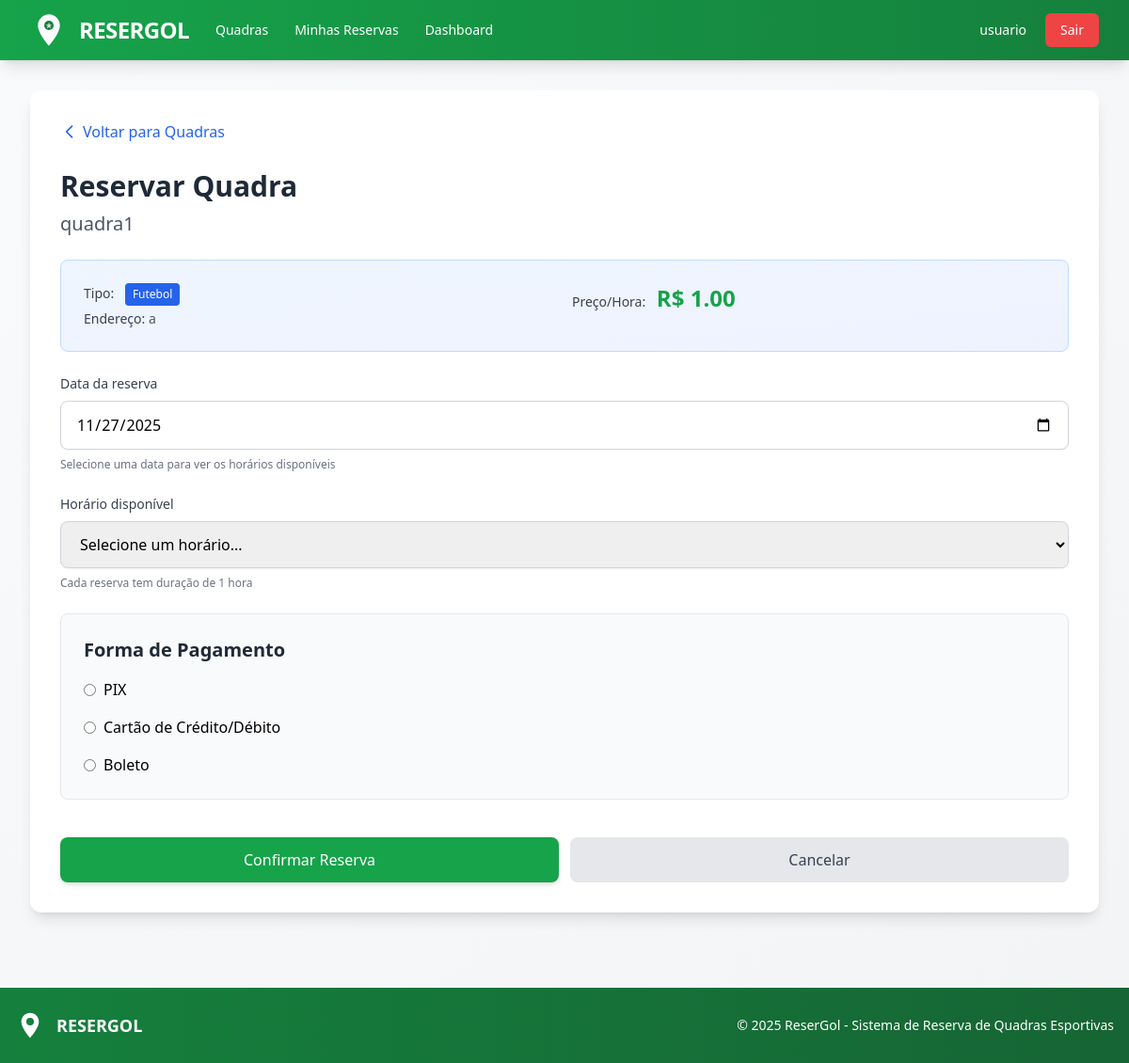
The page /reservar/1 (signed in) on the database its author committed.
### models/usuario_model.py (models this page shows, shortened)
class Usuario(UserMixin, db.Model):
    id = db.Column(db.Integer, primary_key=True)
    nome = db.Column(db.String(100), nullable=False)
    email = db.Column(db.String(120), unique=True, nullable=False)
    senha_hash = db.Column(db.String(200), nullable=False)
    role = db.Column(db.String(20), default='usuario', nullable=False)  # 'usuario', 'dono_quadra', 'admin'
    tentativas_login = db.Column(db.Integer, default=0)
    bloqueado_ate = db.Column(db.DateTime, nullable=True)
    quadras = db.relationship('Quadra', backref='dono', lazy=True, cascade='all, delete-orphan')
    def is_admin(self):
        return self.role == 'admin'
    def is_dono_quadra(self):
        return self.role == 'dono_quadra' or self.role == 'admin'

### models/quadra_model.py (models this page shows, shortened)
class Quadra(db.Model):
    __tablename__ = "quadra"
    id = db.Column(db.Integer, primary_key=True)
    nome = db.Column(db.String(100), nullable=False)
    endereco = db.Column(db.String(200), nullable=False)
    tipo = db.Column(db.String(50), nullable=False)
    descricao = db.Column(db.Text)
    preco_hora = db.Column(db.Float, nullable=False)
    ativa = db.Column(db.Boolean, default=True)
    dono_id = db.Column(db.Integer, db.ForeignKey('usuario.id'), nullable=False)
    criado_em = db.Column(db.DateTime, default=db.func.current_timestamp())
    datas_disponiveis = db.relationship(
        "DataDisponivel",
        backref="quadra",
        cascade="all, delete-orphan",
        lazy="dynamic",
        order_by="DataDisponivel.data"
    )

### app.py (the view)
@app.route('/reservar/<int:quadra_id>', methods=['GET', 'POST'])
@login_required
def reservar_quadra(quadra_id):
    from controllers.reserva_controller import ReservaController
    return ReservaController.reservar(quadra_id)

### app.py (called while the page is built)
@login_manager.user_loader
def load_user(user_id):
    return Usuario.query.get(int(user_id))

### templates/reservas/reservar.html (shortened to what this page needs)
{% extends "base.html" %}
{% block content %}
<div class="mb-6">
    <a href="{{ url_for('listar_quadras') }}" class="inline-flex items-center text-blue-600 hover:text-blue-700 font-medium">
        <svg class="w-5 h-5 mr-1" fill="none" stroke="currentColor" viewBox="0 0 24 24">
            <path stroke-linecap="round" stroke-linejoin="round" stroke-width="2" d="M15 19l-7-7 7-7"></path>
        </svg>
        Voltar para Quadras
    </a>
</div>
<h2 class="text-3xl font-bold text-gray-800 mb-2">Reservar Quadra</h2>
<p class="text-xl text-gray-600 mb-6">{{ quadra.nome }}</p>
<div class="bg-gradient-to-br from-blue-50 to-indigo-50 border border-blue-200 rounded-lg p-6 mb-6">
    <div class="grid grid-cols-1 md:grid-cols-2 gap-4">
        <div>
            <p class="text-sm text-gray-600 mb-1">
                <span class="font-medium text-gray-700">Tipo:</span>
                <span class="inline-block ml-2 px-2 py-1 bg-blue-600 text-white rounded text-xs font-medium">
                    {{ quadra.tipo|capitalize }}
                </span>
            </p>
            <p class="text-sm text-gray-600">
                <span class="font-medium text-gray-700">Endereço:</span> {{ quadra.endereco }}
            </p>
        </div>
        <div>
            <p class="text-sm text-gray-600">
                <span class="font-medium text-gray-700">Preço/Hora:</span>
                <span class="text-2xl font-bold text-green-600 ml-2">R$ {{ "%.2f"|format(quadra.preco_hora) }}</span>
            </p>
        </div>
    </div>
</div>
<form method="POST" class="space-y-6">
    <div>
        <label for="data" class="block text-sm font-medium text-gray-700 mb-2">Data da reserva</label>
        <input type="date"
               id="data"
               name="data"
               value="{{ data_escolhida }}"
               min="{{ data_escolhida }}"
               onchange="this.form.submit()"
               required
               class="w-full px-4 py-3 border border-gray-300 rounded-lg shadow-sm focus:outline-none focus:ring-2 focus:ring-blue-500 focus:border-blue-500 text-base">
        <p class="mt-2 text-xs text-gray-500">Selecione uma data para ver os horários disponíveis</p>
    </div>
    <div>
        <label for="hora" class="block text-sm font-medium text-gray-700 mb-2">Horário disponível</label>
        <select id="hora" name="hora" required
                class="w-full px-4 py-3 border border-gray-300 rounded-lg shadow-sm focus:outline-none focus:ring-2 focus:ring-blue-500 focus:border-blue-500 text-base">
            <option value="">Selecione um horário...</option>
        </select>
        <p class="mt-2 text-xs text-gray-500">Cada reserva tem duração de 1 hora</p>
    </div>
    <div class="mt-6 p-6 border border-gray-200 rounded-lg bg-gray-50">
        <h3 class="text-xl font-semibold text-gray-800 mb-4">Forma de Pagamento</h3>
        <div class="space-y-4">
            <label class="flex items-center gap-2">
                <input type="radio" name="pagamento" value="pix" class="form-radio text-blue-600">
                PIX
            </label>
            <label class="flex items-center gap-2">
                <input type="radio" name="pagamento" value="cartao" class="form-radio text-blue-600">
                Cartão de Crédito/Débito
            </label>
            <label class="flex items-center gap-2">
                <input type="radio" name="pagamento" value="boleto" class="form-radio text-blue-600">
                Boleto
            </label>
        </div>
    </div>
    <div class="flex gap-3 pt-4">
        <button type="submit"
                class="flex-1 bg-green-600 hover:bg-green-700 text-white font-medium py-3 px-6 rounded-lg transition duration-200 shadow-md hover:shadow-lg">
            Confirmar Reserva
        </button>
        <a href="{{ url_for('listar_quadras') }}"
           class="flex-1 text-center bg-gray-200 hover:bg-gray-300 text-gray-700 font-medium py-3 px-6 rounded-lg transition duration-200">
            Cancelar
        </a>
    </div>
</form>
{% endblock %}

### templates/base.html (shortened to what this page needs)
<!DOCTYPE HTML>
<html lang="pt-BR">
<head>
    <script src="https://cdn.tailwindcss.com"></script>
</head>
<body class="bg-gradient-to-br from-gray-50 to-gray-100 min-h-screen">
    <nav class="bg-gradient-to-r from-resergol-600 to-resergol-700 shadow-lg">
        <div class="max-w-7xl mx-auto px-4 sm:px-6 lg:px-8">
            <div class="flex items-center justify-between h-16">
                <div class="flex items-center space-x-4">
                    <a href="{{ url_for('index') }}" class="flex items-center space-x-3 hover:opacity-90 transition">
                        <span class="text-white font-bold text-2xl tracking-tight">RESERGOL</span>
                    </a>
                                       {% if current_user.is_authenticated %}
                        <div class="hidden md:flex items-center space-x-1 ml-8">
                            <a href="{{ url_for('listar_quadras') }}" class="text-white hover:bg-resergol-500 px-3 py-2 rounded-md text-sm font-medium transition">
                                Quadras
                            </a>
                            <a href="{{ url_for('minhas_reservas') }}" class="text-white hover:bg-resergol-500 px-3 py-2 rounded-md text-sm font-medium transition">
                                Minhas Reservas
                            </a>
                            <a href="{{ url_for('dashboard') }}" class="text-white hover:bg-resergol-500 px-3 py-2 rounded-md text-sm font-medium transition">
                                Dashboard
                            </a>
                        </div>
                    {% endif %}
                </div>
                <div class="flex items-center space-x-2">
                    {% if current_user.is_authenticated %}
                        <a href="{{ url_for('perfil') }}" class="text-white hover:bg-resergol-500 px-3 py-2 rounded-md text-sm font-medium transition">
                             {{ current_user.nome.split()[0] }}
                        </a>
                        <a href="{{ url_for('logout') }}" class="bg-red-500 hover:bg-red-600 text-white px-4 py-2 rounded-md text-sm font-medium transition">
                            Sair
                        </a>
                    {% endif %}
                </div>
            </div>
        </div>
    </nav>
    <div class="max-w-7xl mx-auto px-4 sm:px-6 lg:px-8 py-8">
        <div class="bg-white rounded-xl shadow-lg p-6 md:p-8">
            {% block content %}{% endblock %}
        </div>
    </div>
    <footer class="bg-gradient-to-r from-resergol-700 to-resergol-800 text-white mt-12">
        <div class="max-w-7xl mx-auto px-4 py-6">
            <div class="flex flex-col md:flex-row justify-between items-center">
                <div class="flex items-center space-x-3 mb-4 md:mb-0">
                    <svg class="h-8 w-8 text-white" viewBox="0 0 24 24" fill="currentColor">
                        <path d="M12 2C8.13 2 5 5.13 5 9c0 5.25 7 13 7 13s7-7.75 7-13c0-3.87-3.13-7-7-7zm0 9.5c-1.38 0-2.5-1.12-2.5-2.5s1.12-2.5 2.5-2.5 2.5 1.12 2.5 2.5-1.12 2.5-2.5 2.5z"/>
                        <circle cx="12" cy="9" r="3" fill="#15803d"/>
                    </svg>
                    <span class="font-bold text-lg">RESERGOL</span>
                </div>
                <p class="text-sm text-center">&copy; 2025 ReserGol - Sistema de Reserva de Quadras Esportivas</p>
            </div>
        </div>
    </footer>
</body>
</html>

### rows shown on the page
Usuario: nome "usuario"
Quadra: nome "quadra1", tipo "Futebol", endereco "a", preco_hora "1.00"
